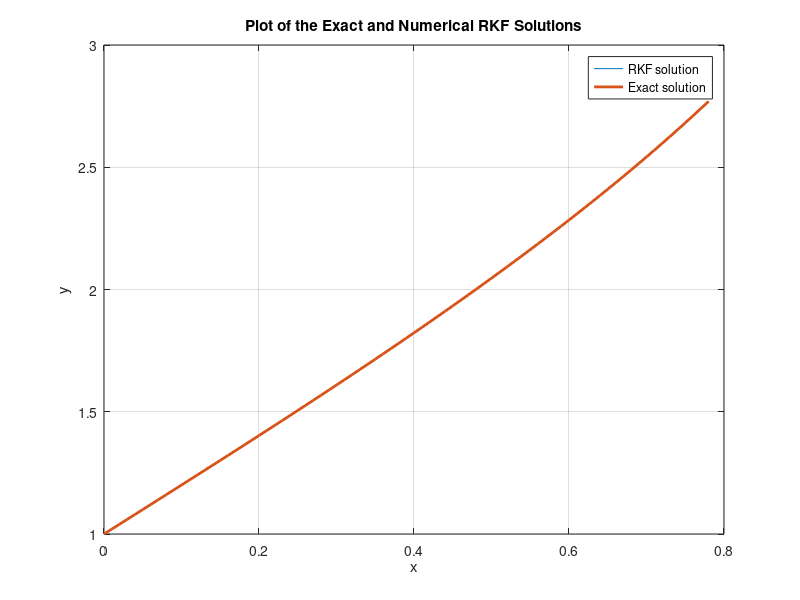
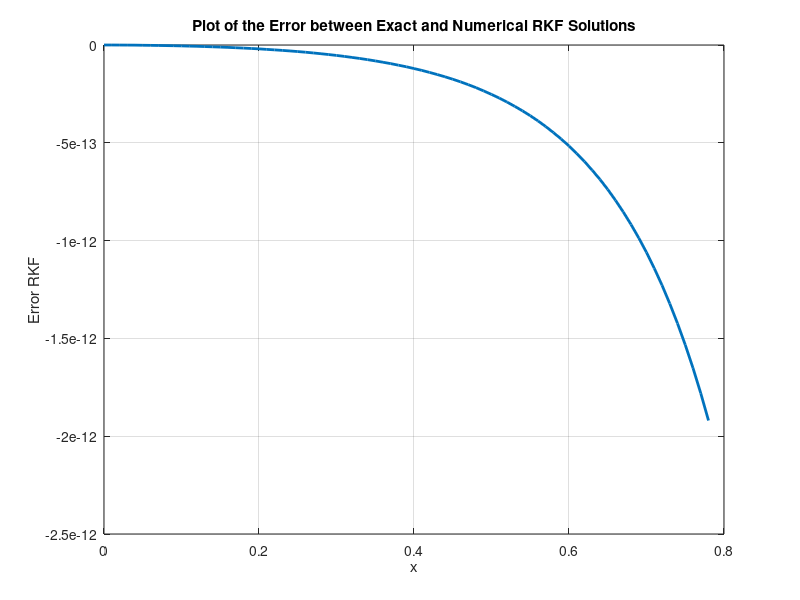

Write MATLAB code to recreate these figures, in order.
%* This code intends to solve 1st order ODE RungeKuttaFehlberg procedure which is 6th order accuracy 


clc; close all; clear all;

%% Inputs and Declaration
h = 0.01; % solution stepsize
x = 0:h:pi/4; % input vector


% Function declaration
f = @(x, y) (y-x-1)^2+2;

% Initial conditions
y_RKF(1) = 1;


gamma = [16/135, 0, 6656/12825, 28561/56430, -9/50, 2/55]; % vector related to RKF procdure

%% Core: Runge Kutta 6th order procedure
for i = 1:length(x)-1

k1 = h*f(x(i), y_RKF(i));                                                       k1 = double(k1);
k2 = h*f(x(i)+h/4, y_RKF(i)+k1/4);                                              k2 = double(k2);
k3 = h*f(x(i)+3/8*h, y_RKF(i)+3/32*k1+9/32*k2);                                 k3 = double(k3);
k4 = h*f(x(i)+12/13*h, y_RKF(i)+1932/2197*k1-7200/2197*k2+7296/2197*k3);        k4 = double(k4);
k5 = h*f(x(i)+h, y_RKF(i)+439/216*k1-8*k2+3680/513*k3-845/4104*k4);             k5 = double(k5);
k6 = h*f(x(i)+h/2, y_RKF(i)-8/27*k1+2*k2-3544/2565*k3+1859/4104*k4-11/40*k5);   k6 = double(k6);

K = [k1, k2, k3, k4, k5, k6];

y_RKF(i+1) = y_RKF(i) + sum(K.*gamma); % new solution

end

%% Analytical Exact Solution
y_exact = tan(x) + x + 1;
error_RKF = y_exact - y_RKF; % error between 


%% Plot and Comparison
w = figure(1);
plot(x, y_exact, x, y_RKF, 'LineWidth', 2);
grid on
xlabel('x')
ylabel('y')
title('Plot of the Exact and Numerical RKF Solutions')
legend('RKF solution', 'Exact solution')
print(w, '-dpng', '-r720', 'Exact_VS_RKF')

w = figure(2);
plot(x, error_RKF, 'LineWidth', 2);
grid on
xlabel('x')
ylabel('Error RKF')
title('Plot of the Error between Exact and Numerical RKF Solutions')
print(w, '-dpng', '-r720', 'Error_RKF')
